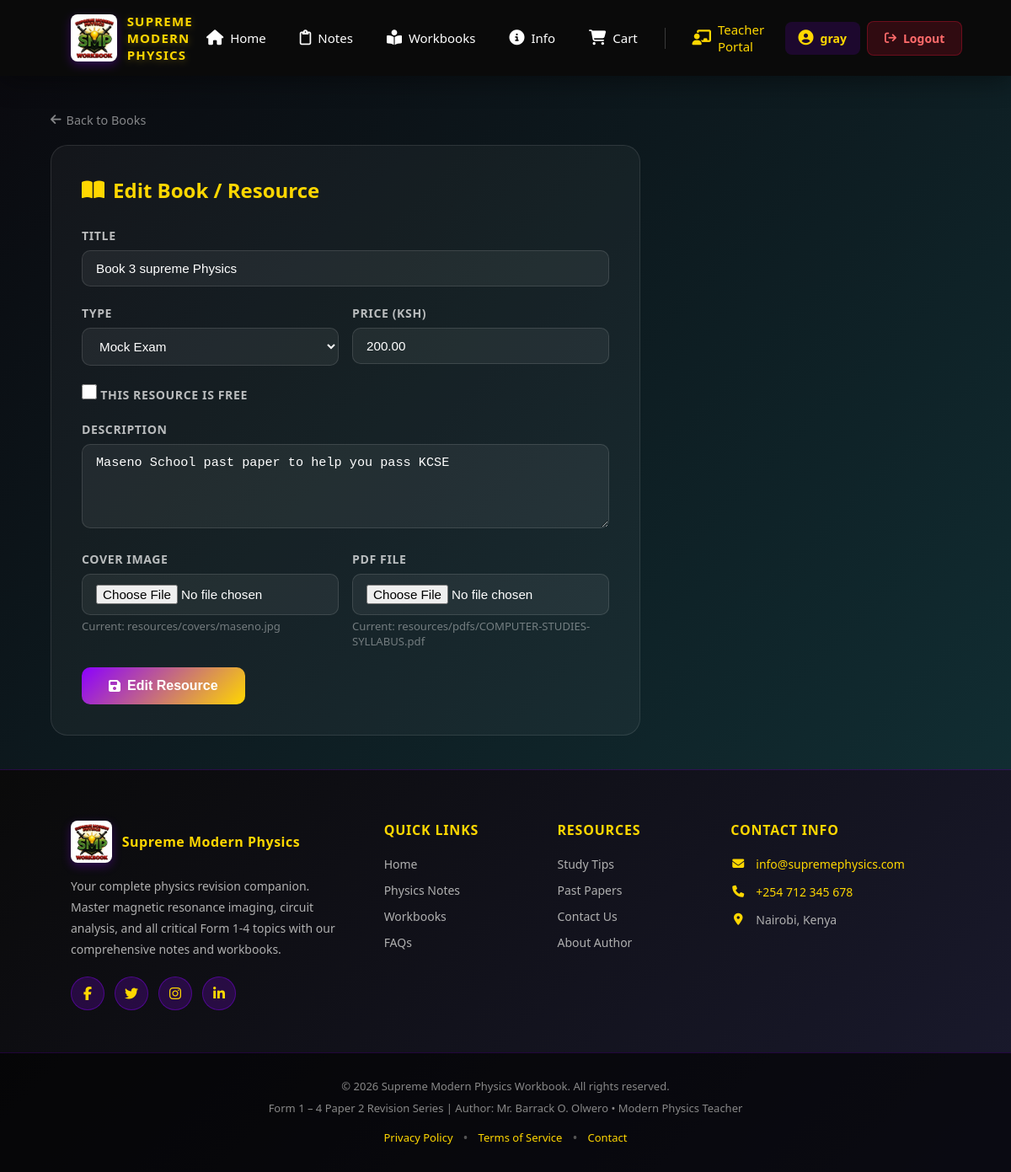
The page /teacher/resources/edit/2/ (signed in) on the database its author committed.
### resources/models.py (models this page shows, shortened)
class Resource(models.Model):
    RESOURCE_TYPES = [
        ('workbook', 'Workbook'),
        ('past_paper', 'Past Paper'),
        ('mock_exam', 'Mock Exam'),
        ('questions', 'Practice Questions'),
    ]
    title = models.CharField(max_length=200)
    resource_type = models.CharField(max_length=20, choices=RESOURCE_TYPES, default='workbook')
    description = models.TextField()
    price = models.DecimalField(max_digits=6, decimal_places=2, default=0.00)   # 0 = Free
    is_free = models.BooleanField(default=False)
    pdf_file = models.FileField(upload_to='resources/pdfs/', blank=True, null=True)
    cover_image = models.ImageField(upload_to='resources/covers/', blank=True, null=True)
    author = models.ForeignKey(User, on_delete=models.SET_NULL, null=True, blank=True)
    created_at = models.DateTimeField(auto_now_add=True)
    updated_at = models.DateTimeField(auto_now=True)
    class Meta:
        ordering = ['-created_at']

### teacher/views.py (the view, shortened to what this page needs)
# urls.py: path('resources/edit/<int:pk>/', views.edit_resource, name='edit_resource'),
@login_required(login_url='accounts:login')
@user_passes_test(is_teacher_or_admin, login_url='accounts:login')
def edit_resource(request, pk):
    resource = get_object_or_404(Resource, pk=pk)
    return render(request, 'teacher/resource_form.html', {'action': 'Edit', 'resource': resource})

### teacher/views.py (called while the page is built)
def is_teacher_or_admin(user):
    return user.is_authenticated and user.is_superuser

### teacher/templates/teacher/resource_form.html (shortened to what this page needs)
{% extends 'base.html' %}
{% load static %}
{% block content %}
<div class="portal-page">
    <a href="{% url 'teacher:manage_resources' %}" class="portal-back"><i class="fas fa-arrow-left"></i> Back to Books</a>
    <div class="form-card">
        <h2><i class="fas fa-book-open"></i> {{ action }} Book / Resource</h2>
        <form method="post" enctype="multipart/form-data">
            <div class="form-group">
                <label for="title">Title</label>
                <input id="title" name="title" type="text" class="form-control" value="{{ resource.title|default:'' }}" placeholder="e.g. Form 3 Physics Workbook" required>
            </div>
            <div class="form-row">
                <div class="form-group">
                    <label for="resource_type">Type</label>
                    <select id="resource_type" name="resource_type" class="form-control">
                        <option value="mock_exam" {% if resource.resource_type == 'mock_exam' %}selected{% endif %}>Mock Exam</option>
                    </select>
                </div>
                <div class="form-group">
                    <label for="price">Price (Ksh)</label>
                    <input id="price" name="price" type="number" step="0.01" min="0" class="form-control" value="{{ resource.price|default:'0' }}">
                </div>
            </div>
            <div class="form-group">
                <label class="checkbox-label">
                    <input type="checkbox" name="is_free" {% if resource.is_free %}checked{% endif %}>
                    This resource is <strong>Free</strong>
                </label>
            </div>
            <div class="form-group">
                <label for="description">Description</label>
                <textarea id="description" name="description" class="form-control" placeholder="Short description of this resource...">{{ resource.description|default:'' }}</textarea>
            </div>
            <div class="form-row">
                <div class="form-group">
                    <label for="cover_image">Cover Image</label>
                    <input id="cover_image" name="cover_image" type="file" class="form-control" accept="image/*">
                    {% if resource.cover_image %}<div class="current-file">Current: {{ resource.cover_image.name }}</div>{% endif %}
                </div>
                <div class="form-group">
                    <label for="pdf_file">PDF File</label>
                    <input id="pdf_file" name="pdf_file" type="file" class="form-control" accept=".pdf">
                    {% if resource.pdf_file %}<div class="current-file">Current: {{ resource.pdf_file.name }}</div>{% endif %}
                </div>
            </div>
            <button type="submit" class="submit-btn"><i class="fas fa-save"></i> {{ action }} Resource</button>
        </form>
    </div>
</div>
{% endblock %}

### templates/base.html (shortened to what this page needs)
{% load static %}
<!DOCTYPE html>
<html lang="en">
<head>
    <link rel="stylesheet" href="{% static 'css/style.css' %}">
    <link rel="stylesheet" href="https://cdnjs.cloudflare.com/ajax/libs/font-awesome/6.5.0/css/all.min.css"/>
</head>
<body>
    {% if request.resolver_match.url_name != 'login' and request.resolver_match.url_name != 'signup' %}
    <header>
        <div class="navbar-container">
            <div class="logo">
                <img src="{% static 'images/supreme.jpeg' %}" alt="SMP Logo" class="logo-img">
                <div class="logo-text">SUPREME MODERN PHYSICS</div>
            </div>
            <nav class="navbar-menu">
                <a href="{% url 'dashboard:home' %}" class="nav-link"><i class="fa-solid fa-house"></i><span>Home</span></a>
                <a href="{% url 'notes:index' %}" class="nav-link"><i class="fa-regular fa-clipboard"></i><span>Notes</span></a>
                <a href="{% url 'resources:list' %}" class="nav-link"><i class="fa-solid fa-book-open-reader"></i><span>Workbooks</span></a>
                <a href="{% url 'dashboard:info' %}" class="nav-link"><i class="fa-solid fa-circle-info"></i><span>Info</span></a>
                <a href="{% url 'cart:view_cart' %}" class="nav-link"><i class="fa-solid fa-shopping-cart"></i><span>Cart</span></a>
                {% if user.is_authenticated %}
                    {% if user.is_superuser %}
                        <a href="{% url 'teacher:dashboard' %}" class="nav-link" style="color:#ffd700;"><i class="fas fa-chalkboard-teacher"></i><span>Teacher Portal</span></a>
                    {% endif %}
                    <span class="greeting"><i class="fas fa-user-circle"></i> {{ user.username }}</span>
                    <a href="{% url 'accounts:logout' %}" class="logout-btn"><i class="fa-solid fa-arrow-right-from-bracket"></i><span>Logout</span></a>
                {% else %}
                    <a href="{% url 'accounts:login' %}" class="login-btn"><i class="fa-solid fa-sign-in-alt"></i><span>Login</span></a>
                {% endif %}
            </nav>
        </div>
    </header>
    {% endif %}
    <main>
        {% block content %}{% endblock %}
    </main>
    <footer>
        <div class="footer-container">
            <div class="footer-section footer-about">
                <div class="footer-logo">
                    <img src="{% static 'images/supreme.jpeg' %}" alt="SMP Logo" class="footer-logo-img">
                    <h3>Supreme Modern Physics</h3>
                </div>
                <p>Your complete physics revision companion. Master magnetic resonance imaging, circuit analysis, and all critical Form 1-4 topics with our comprehensive notes and workbooks.</p>
                <div class="social-links">
                    <a href="#" title="Facebook" class="social-link"><i class="fab fa-facebook-f"></i></a>
                    <a href="#" title="Twitter" class="social-link"><i class="fab fa-twitter"></i></a>
                    <a href="#" title="Instagram" class="social-link"><i class="fab fa-instagram"></i></a>
                    <a href="#" title="LinkedIn" class="social-link"><i class="fab fa-linkedin-in"></i></a>
                </div>
            </div>
            <div class="footer-section footer-links">
                <h4>Quick Links</h4>
                <ul>
                    <li><a href="{% url 'dashboard:home' %}">Home</a></li>
                    <li><a href="{% url 'notes:index' %}">Physics Notes</a></li>
                    <li><a href="{% url 'resources:list' %}">Workbooks</a></li>
                    <li><a href="#">FAQs</a></li>
                </ul>
            </div>
            <div class="footer-section footer-links">
                <h4>Resources</h4>
                <ul>
                    <li><a href="#">Study Tips</a></li>
                    <li><a href="#">Past Papers</a></li>
                    <li><a href="#">Contact Us</a></li>
                    <li><a href="#">About Author</a></li>
                </ul>
            </div>
            <div class="footer-section footer-contact">
                <h4>Contact Info</h4>
                <p><i class="fas fa-envelope"></i> <a href="mailto:info@supremephysics.com">info@supremephysics.com</a></p>
                <p><i class="fas fa-phone"></i> <a href="tel:+254712345678">+254 712 345 678</a></p>
                <p><i class="fas fa-map-marker-alt"></i> Nairobi, Kenya</p>
            </div>
        </div>
        <div class="footer-bottom">
            <div class="footer-bottom-content">
                <p>&copy; 2026 Supreme Modern Physics Workbook. All rights reserved.</p>
                <p>Form 1 – 4 Paper 2 Revision Series | Author: Mr. Barrack O. Olwero • Modern Physics Teacher</p>
            </div>
            <div class="footer-bottom-links">
                <a href="#">Privacy Policy</a>
                <span class="divider">•</span>
                <a href="#">Terms of Service</a>
                <span class="divider">•</span>
                <a href="#">Contact</a>
            </div>
        </div>
    </footer>
</body>
</html>

### static/css/style.css (style rules this page uses)
* { margin: 0; padding: 0; box-sizing: border-box; }
body { font-family: 'Segoe UI', Tahoma, Geneva, Verdana, sans-serif; }
header { background: rgba(0, 0, 0, 0.96); backdrop-filter: blur(16px); padding: 15px 7%; position: sticky; top: 0; z-index: 1000; box-shadow: 0 6px 30px rgba(0,0,0,0.4); }
.navbar-container { display: flex; align-items: center; justify-content: space-between; max-width: 1400px; margin: 0 auto; }
.logo { display: flex; align-items: center; gap: 12px; text-decoration: none; color: white; transition: all 0.3s ease; }
.logo-img { height: 56px; width: auto; border-radius: 8px; box-shadow: 0 4px 12px rgba(139, 0, 255, 0.3); }
.logo-text { font-size: 15px; font-weight: 700; letter-spacing: 1.2px; color: #ffd700; text-shadow: 0 2px 8px rgba(255, 215, 0, 0.3); }
.navbar-menu { display: flex; align-items: center; gap: 8px; }
.nav-link { color: white; text-decoration: none; font-weight: 500; font-size: 15px; padding: 10px 16px; border-radius: 8px; transition: all 0.3s ease; display: flex; align-items: center; gap: 8px; position: relative; }
.nav-link i { font-size: 18px; }
.nav-link span { display: inline-block; }
.greeting { color: #ffd700; font-weight: 600; padding: 10px 16px; border-radius: 8px; background: rgba(139, 0, 255, 0.15); display: flex; align-items: center; gap: 8px; font-size: 14px; }
.greeting i { font-size: 18px; }
.logout-btn, .login-btn { padding: 10px 20px; border-radius: 8px; font-weight: 600; text-decoration: none; font-size: 14px; transition: all 0.3s ease; display: flex; align-items: center; gap: 8px; white-space: nowrap; }
.logout-btn { background: rgba(200, 16, 46, 0.2); color: #ff6b6b; border: 1px solid rgba(200, 16, 46, 0.4); }
footer { background: linear-gradient(135deg, #0a0a0a 0%, #1a1a2e 100%); color: #e0e0e0; padding-top: 60px; border-top: 1px solid rgba(139, 0, 255, 0.2); }
.footer-container { max-width: 1400px; margin: 0 auto; padding: 0 7%; display: grid; grid-template-columns: 2fr 1fr 1fr 1.5fr; gap: 40px; margin-bottom: 50px; }
.footer-section h4 { font-size: 16px; font-weight: 700; color: #ffd700; margin-bottom: 20px; text-transform: uppercase; letter-spacing: 0.8px; }
.footer-about p { font-size: 14px; line-height: 1.8; color: #b0b0b0; margin-bottom: 20px; }
.footer-logo { display: flex; align-items: center; gap: 12px; margin-bottom: 15px; }
.footer-logo-img { height: 50px; width: auto; border-radius: 8px; box-shadow: 0 4px 12px rgba(139, 0, 255, 0.3); }
.footer-logo h3 { font-size: 16px; color: #ffd700; font-weight: 700; letter-spacing: 0.5px; }
.social-links { display: flex; gap: 12px; margin-top: 20px; }
.social-link { display: inline-flex; align-items: center; justify-content: center; width: 40px; height: 40px; background: rgba(139, 0, 255, 0.2); border: 1px solid rgba(139, 0, 255, 0.4); border-radius: 50%; color: #ffd700; text-decoration: none; transition: all 0.3s ease; font-size: 16px; }
.footer-links ul { list-style: none; }
.footer-links li { margin-bottom: 12px; }
.footer-links a { color: #b0b0b0; text-decoration: none; font-size: 14px; transition: all 0.3s ease; display: flex; align-items: center; }
.footer-contact p { font-size: 14px; margin-bottom: 14px; color: #b0b0b0; display: flex; align-items: center; gap: 12px; }
.footer-contact i { color: #ffd700; width: 18px; text-align: center; }
.footer-contact a { color: #ffd700; text-decoration: none; transition: all 0.3s ease; }
.footer-bottom { background: rgba(0, 0, 0, 0.6); border-top: 1px solid rgba(139, 0, 255, 0.2); padding: 30px 7%; }
.footer-bottom-content { max-width: 1400px; margin: 0 auto; text-align: center; margin-bottom: 15px; }
.footer-bottom-content p { font-size: 13px; color: #888; margin-bottom: 8px; }
.footer-bottom-links { display: flex; justify-content: center; align-items: center; gap: 0; max-width: 1400px; margin: 0 auto; }
.footer-bottom-links a { color: #ffd700; text-decoration: none; font-size: 13px; padding: 0 12px; transition: all 0.3s ease; }
.footer-bottom-links .divider { color: #555; }
:root { --gold: #ffd700; --purple: #8b00ff; --dark-bg: #0a0a0f; --glass: rgba(255, 255, 255, 0.05); --glass-border: rgba(255, 255, 255, 0.1); }

### rows shown on the page
Resource: title "Book 3 supreme Physics", resource_type "Mock Exam", price "200.00", description "Maseno School past paper to help you pass KCSE", cover_image.name "resources/covers/maseno.jpg", pdf_file.name "resources/pdfs/COMPUTER-STUDIES-SYLLABUS.pdf"

### other values the page prints
{{ user.username }} "gray"
{{ action }} "Edit"
